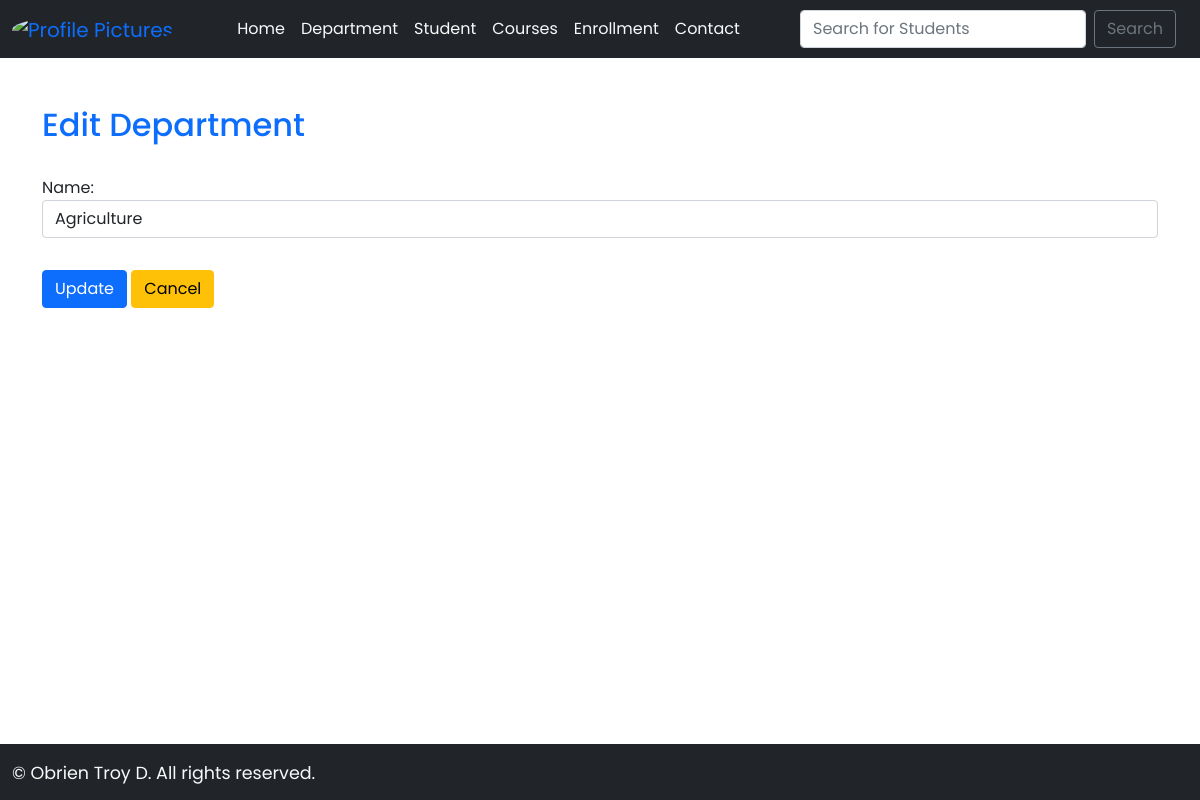
/edit_department/25/, run on an earlier commit of the app's database.
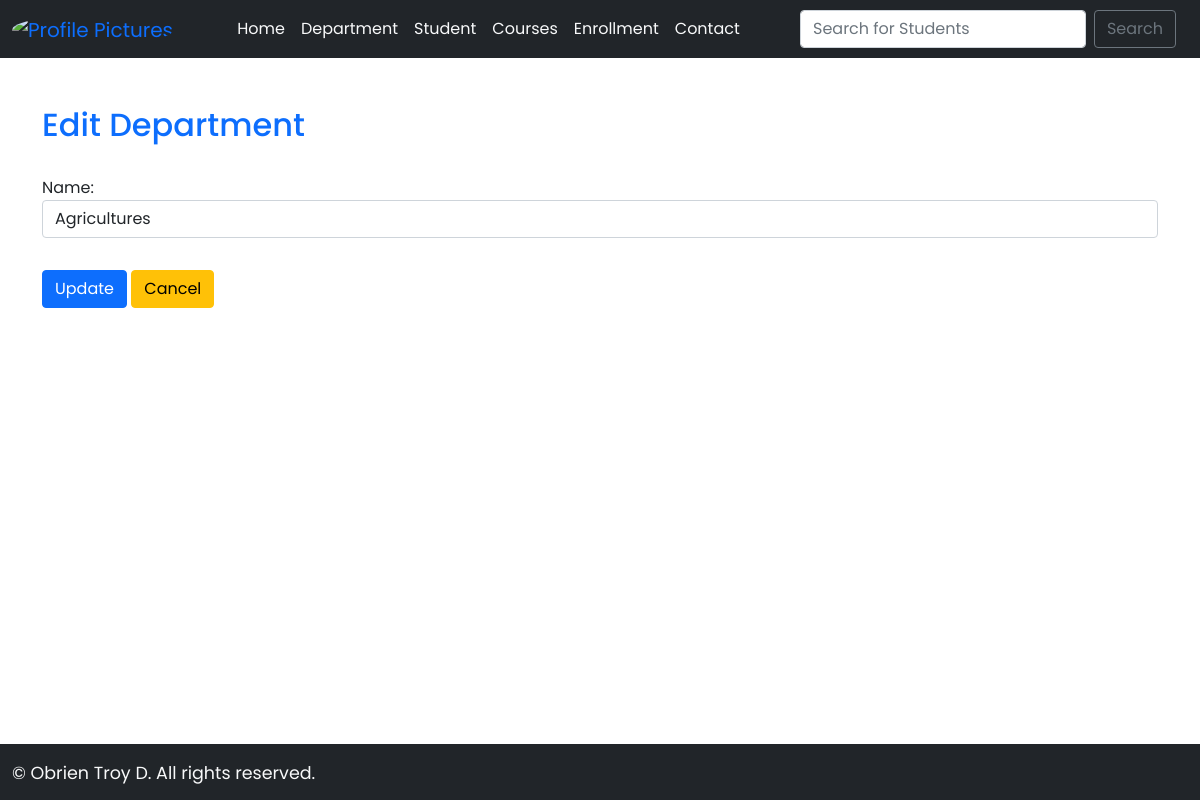
And on a later commit of the database.
### myapp/models.py (models this page shows, shortened)
class Department(models.Model):
    name = models.CharField(max_length=50, null=True)

### myapp/views.py (the view)
# urls.py: path('edit_department/<str:pk>/', views.edit_department, name="edit-department"),
def edit_department(request, pk):
  department = Department.objects.get(id=pk)
  form = DepartmentForm(instance=department)
  if request.method == 'POST':
    form = DepartmentForm(request.POST, instance=department)
    if form.is_valid():
      form.save()
      return redirect('department')
  context = {'form':form}
  return render(request, 'edit_department.html', context)

### myapp/forms.py
class DepartmentForm(forms.ModelForm):
    class Meta:
        model = Department
        fields = ['name']
        widgets = {
            'name': forms.TextInput(attrs={'class': 'form-control'}),
        }

### myapp/templates/edit_department.html
{% extends "base.html" %} {% block body %}
<div class='container'>
    <h2 class='text-primary'>Edit Department</h2>
    <br />
    <form action="" method="POST">
      {% csrf_token %} {{ form.as_p}}
      <input type="submit" value="Update" class="btn btn-primary mt-3" />
      <a class="btn btn-warning mt-3" href="{% url 'department' %}">Cancel</a>
    </form>
</div>
{% endblock %}

### myapp/templates/base.html (shortened to what this page needs)
<!DOCTYPE html>
<html lang="en">
  <head>
    <link
      href="https://cdn.jsdelivr.net/npm/bootstrap@5.0.2/dist/css/bootstrap.min.css"
      rel="stylesheet"
    />
  </head>
  <body>
    <nav class="navbar sticky-top navbar-expand-lg bg-dark mb-5">
      <div class="container">
        <a class="navbar-brand" href="https://github.com/Dhangz"><img  src="https://avatars.githubusercontent.com/u/141886574?v=4" style='border-radius: 100%;' width='50' alt="Profile Pictures"></a>
        <div class="collapse navbar-collapse" id="navbarSupportedContent">
          <ul class="navbar-nav mr-auto w-100 justify-content-center">
            <li class="nav-item active">
              <a class="nav-link text-light" href="{% url "index" %}">Home</span></a>
            </li>
            <li class="nav-item">
              <a class="nav-link text-light" href="{% url "department" %}">Department</a>
              <li class="nav-item">
                <a class="nav-link text-light" href="{% url "students" %}">Student</a>
                <li class="nav-item">
                  <a class="nav-link text-light" href="{% url "course" %}">Courses</a>
                  <li class="nav-item">
                    <a class="nav-link text-light" href="{% url "enrollment" %}">Enrollment</a>
                    <li class="nav-item">
                      <a class="nav-link text-light" href="{% url "contact" %}">Contact</a>
                  </li>
          </ul>
        </div>
      </div>
      <form class="d-flex col-md-4" method="POST" action="{% url 'students' %}">
        <input class="form-control me-2" type="search" name="searched" placeholder="Search for Students" aria-label="Search">
        <button class="btn btn-outline-secondary me-4"  type="submit">Search</button>
      </form>
    </nav>
    <nav class="navbar fixed-bottom bg-dark">
      <div class="container-fluid">
        <a class="navbar-brand text-light" href="#"> <small>&copy; Obrien Troy D.  All rights reserved.</small> </a>
      </div>
    </nav>
    {% block body %}{% endblock%}
  </body>
</html>

### myapp/templates/base.html (style rules this page uses)
* { font-family: 'Poppins', sans-serif; }

What changed in the data, as far as the page shows it:
changed Department: name "Agriculture" → "Agricultures"
